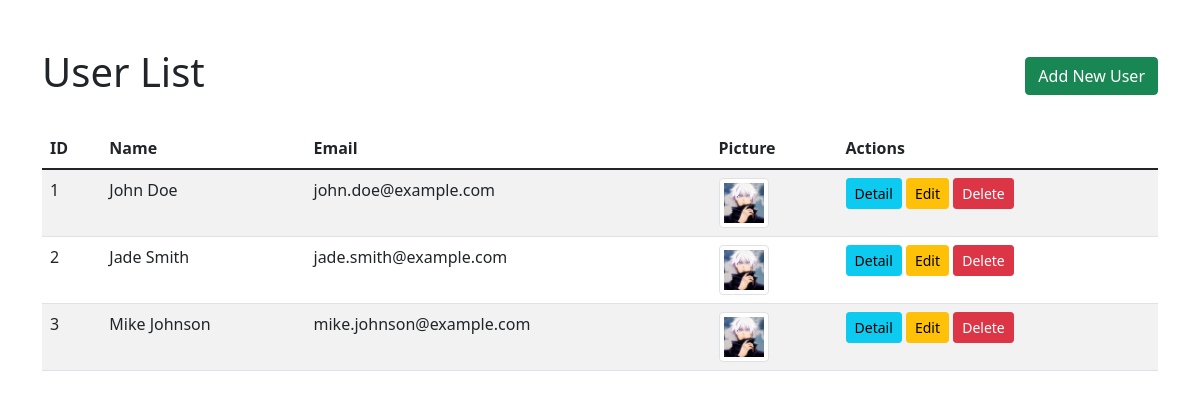
The page / on the database its author committed.
### tables this page shows
CREATE TABLE `users` (
  `id` int(11) NOT NULL,
  `name` varchar(100) DEFAULT NULL,
  `email` varchar(100) DEFAULT NULL,
  `picture` varchar(255) DEFAULT 'default.jpg'
);

### app/usercontroller/usercontroller.php (called while the page is built, shortened)
<?php
require_once 'app/models/user.php';
class UserController {
    private $userModel;
    public function __construct($dbConnection) {
        $this->userModel = new User($dbConnection);
    }
    public function index() {
        try {
            $users = $this->userModel->getAllUsers();
            require_once 'app/views/user/index.php';
        } catch(Exception $e) {
            die("Error: " . $e->getMessage());
        }
    }
}
?>

### app/models/user.php (called while the page is built, shortened)
<?php
class User {
    private $db;
    public function __construct($dbConnection) {
        $this->db = $dbConnection;
    }
    public function getAllUsers() {
        try {
            $stmt = $this->db->query("SELECT * FROM users");
            return $stmt->fetchAll(PDO::FETCH_ASSOC);
        } catch(PDOException $e) {
            throw new Exception("Query failed: " . $e->getMessage());
        }
    }
}
?>

### app/view/user/index.php (the view, shortened to what this page needs)
<!DOCTYPE html>
<html lang="en">
<head>
    <link href="https://cdn.jsdelivr.net/npm/bootstrap@5.1.3/dist/css/bootstrap.min.css" rel="stylesheet">
</head>
<body>
    <div class="container mt-5">
        <div class="d-flex justify-content-between align-items-center mb-4">
            <h1>User List</h1>
            <a href="index.php?action=create" class="btn btn-success">Add New User</a>
        </div>
        <table class="table table-striped">
            <thead>
                <tr>
                    <th>ID</th>
                    <th>Name</th>
                    <th>Email</th>
                    <th>Picture</th>
                    <th>Actions</th>
                </tr>
            </thead>
            <tbody>
                <?php foreach ($users as $user): ?>
                <tr>
                    <td><?php echo htmlspecialchars($user['id']); ?></td>
                    <td><?php echo htmlspecialchars($user['name']); ?></td>
                    <td><?php echo htmlspecialchars($user['email']); ?></td>
                    <td>
                        <img src="<?php echo $user['picture'] ? 'assets/images/' . htmlspecialchars($user['picture']) : 'assets/images/default.jpg'; ?>"
                             alt="Profile" class="img-thumbnail" style="width: 50px; height: 50px; object-fit: cover;">
                    </td>
                    <td>
                        <a href="index.php?action=show&id=<?php echo $user['id']; ?>"
                           class="btn btn-info btn-sm">Detail</a>
                        <a href="index.php?action=edit&id=<?php echo $user['id']; ?>"
                           class="btn btn-warning btn-sm">Edit</a>
                        <a href="index.php?action=delete&id=<?php echo $user['id']; ?>"
                           class="btn btn-danger btn-sm"
                           onclick="return confirm('Are you sure you want to delete this user?')">Delete</a>
                    </td>
                </tr>
                <?php endforeach; ?>
            </tbody>
        </table>
    </div>
</body>
</html>

### index.php (shortened to what this page needs)
<?php
require_once 'app/controller/usercontroller.php';
try {
    $dbConnection = getDBConnection();
    $controller = new UserController($dbConnection);
    $action = isset($_GET['action']) ? $_GET['action'] : 'index';
    switch($action) {
        default:
            $controller->index();
            break;
    }
} catch(Exception $e) {
    die("Application Error: " . $e->getMessage());
}
?>

### rows shown on the page
users: id "1", name "John Doe", email "john.doe@example.com", picture (placeholder picture)
users: id "2", name "Jade Smith", email "jade.smith@example.com", picture (placeholder picture)
users: id "3", name "Mike Johnson", email "mike.johnson@example.com", picture (placeholder picture)
